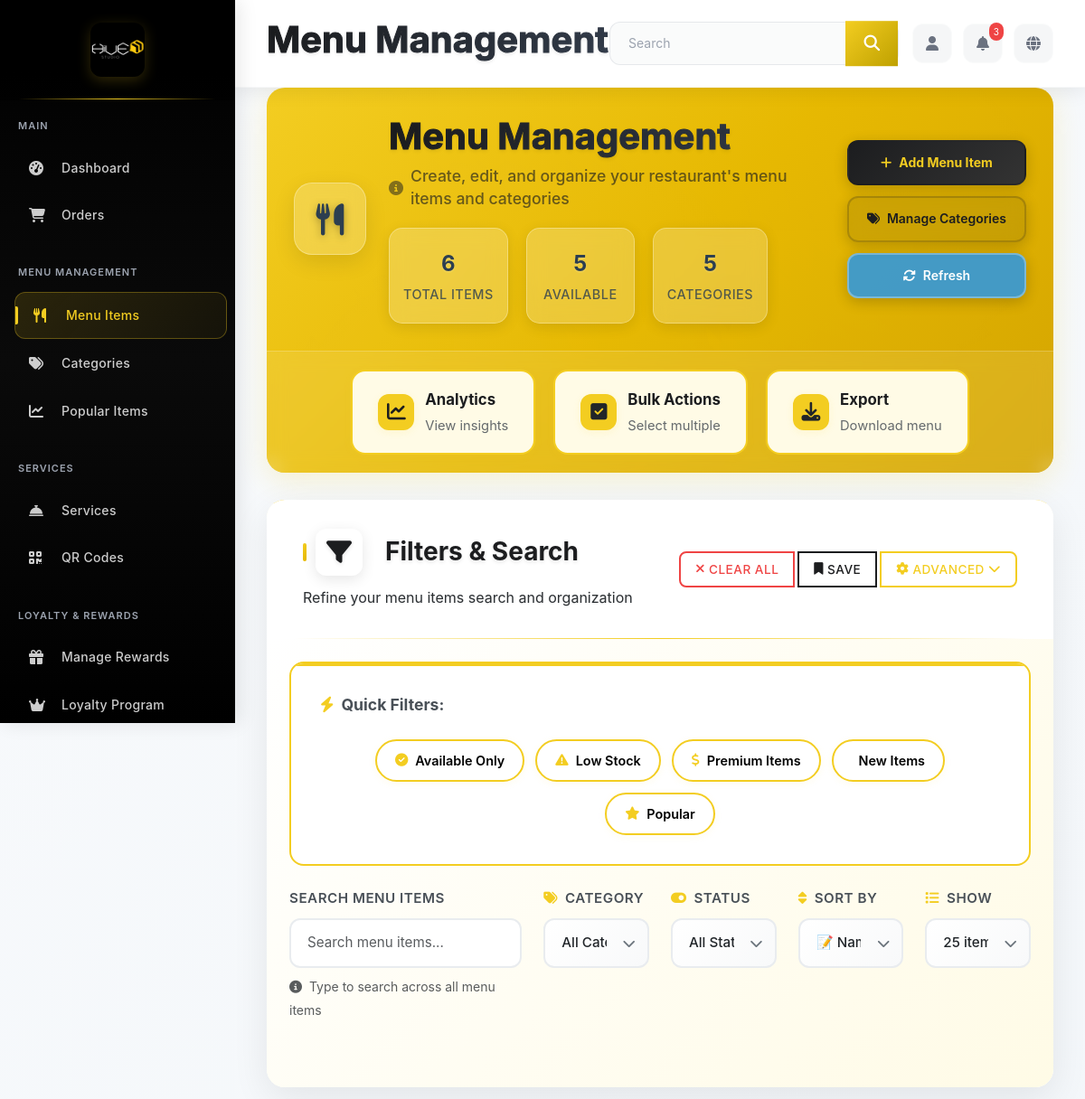
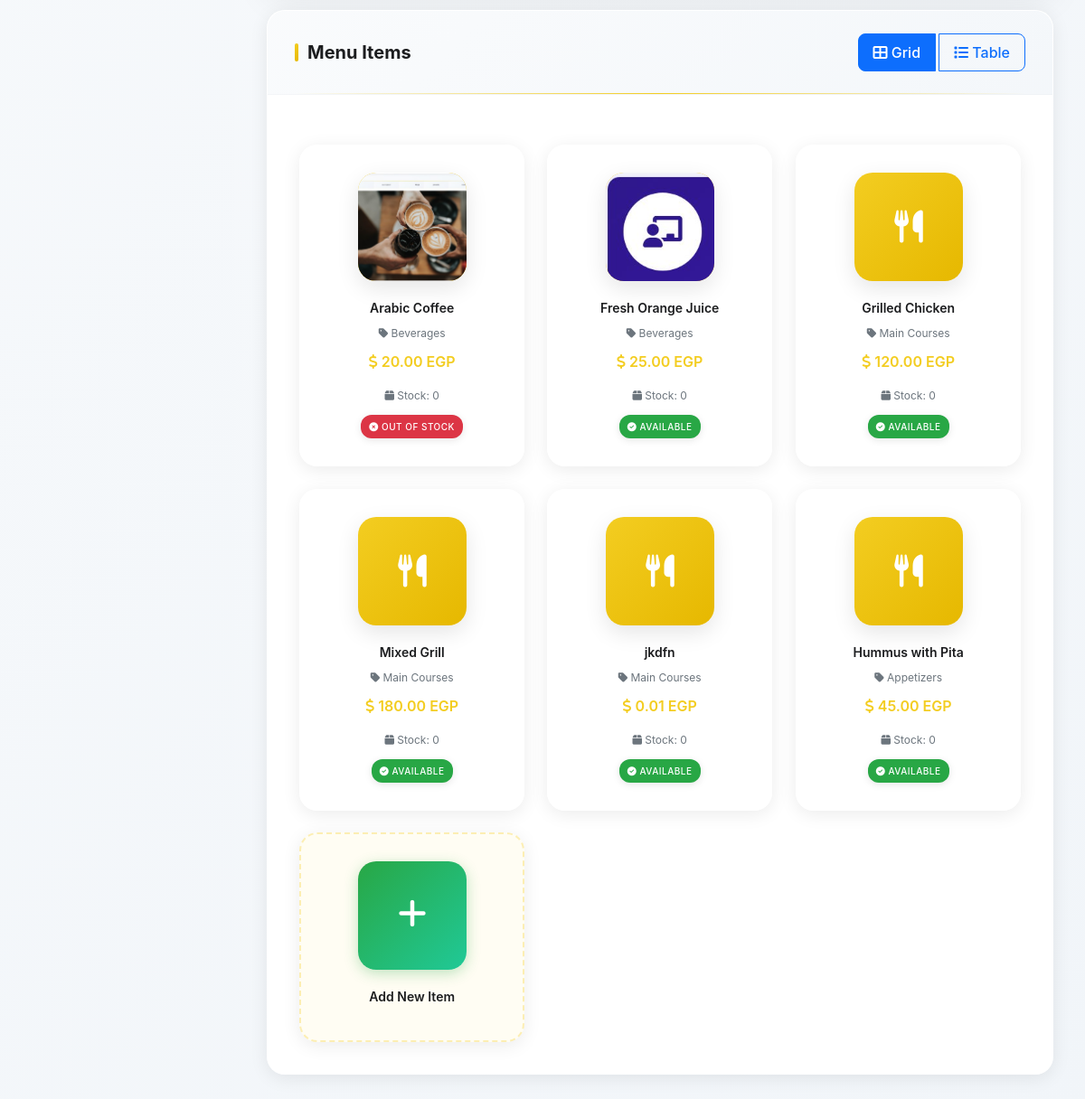
/admin/menu (signed in), run on an earlier commit of the app's database (2 pictures, top to bottom).
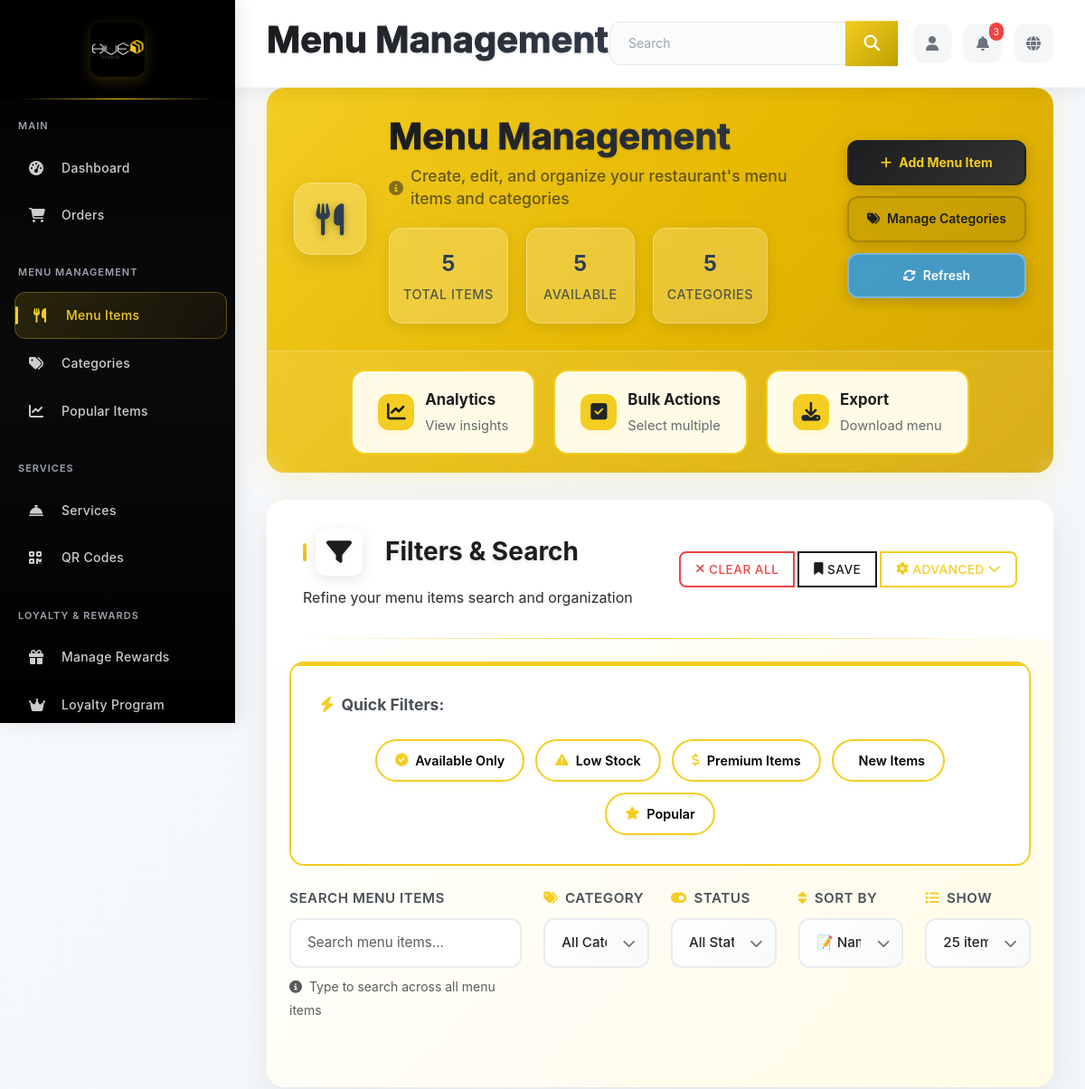
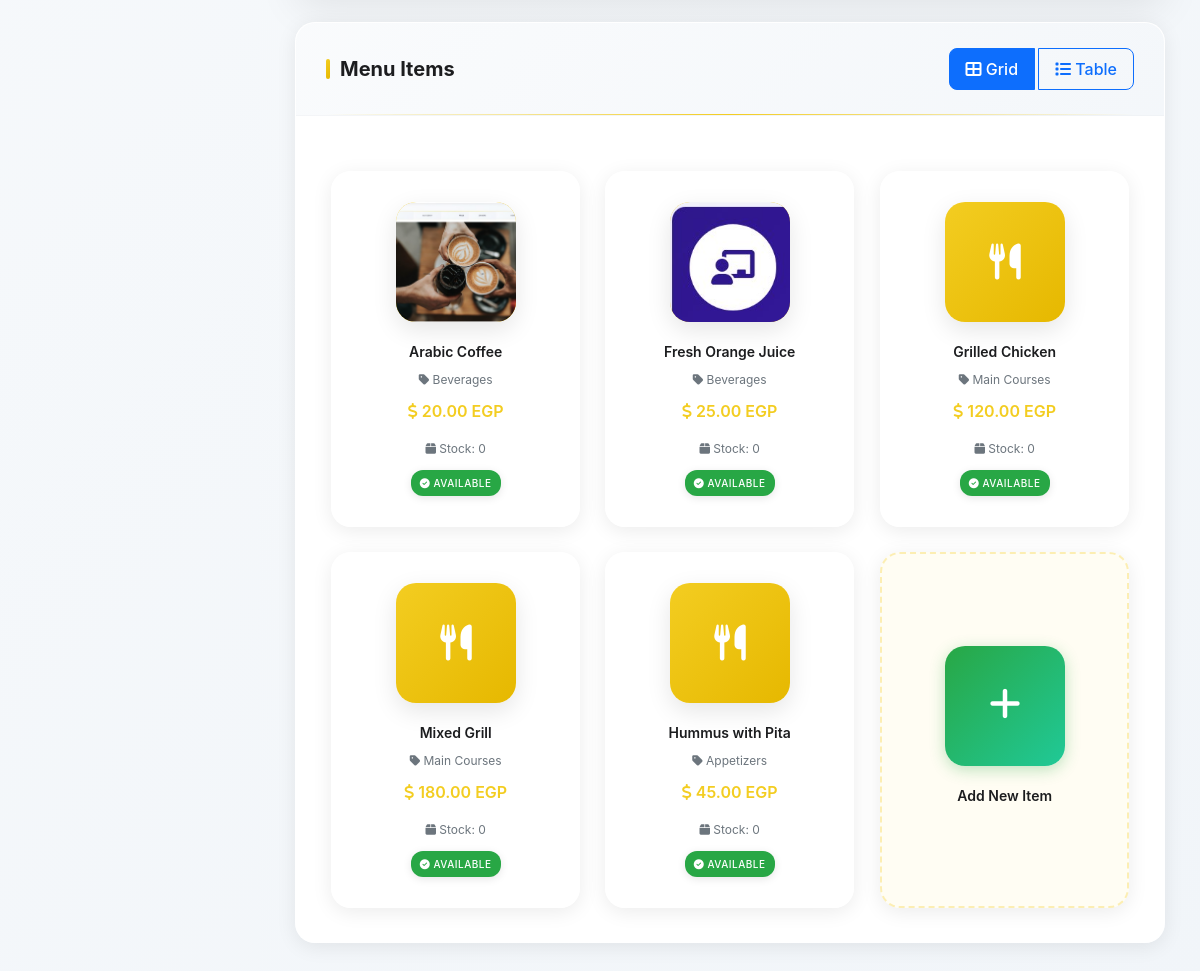
And on a later commit of the database (2 pictures, top to bottom).
### app/models.py (models this page shows, shortened)
class MenuItem(db.Model):
    __tablename__ = 'menu_items'
    item_id = db.Column(db.Integer, primary_key=True)
    name = db.Column(db.String(100), nullable=False)
    description = db.Column(db.Text, nullable=True)
    price = db.Column(Numeric(10, 2), nullable=False)  # EGP
    category_id = db.Column(db.Integer, db.ForeignKey('categories.category_id'), nullable=False)
    image_url = db.Column(db.String(255), nullable=True)
    stock = db.Column(db.Integer, nullable=False, default=0)
    status = db.Column(db.Enum('available', 'out_of_stock', 'discontinued', name='item_status'),
                      nullable=False, default='available')
    ingredients = db.Column(db.Text, nullable=True)
    calories = db.Column(db.Integer, nullable=True)
    preparation_time = db.Column(db.Integer, nullable=True)  # in minutes
    allergens = db.Column(db.String(255), nullable=True)
    serving_size = db.Column(db.String(50), nullable=True)
    dietary_info = db.Column(db.String(255), nullable=True)  # vegetarian, vegan, gluten-free, etc.
    created_at = db.Column(db.DateTime, default=datetime.utcnow)
    updated_at = db.Column(db.DateTime, default=datetime.utcnow, onupdate=datetime.utcnow)
    order_items = db.relationship('OrderItem', backref='menu_item', lazy='dynamic')
    images = db.relationship('MenuItemImage', backref='menu_item', lazy='dynamic')
    feedback = db.relationship('Feedback', backref='menu_item', lazy='dynamic')
    reward_items = db.relationship('RewardItem', backref='menu_item', lazy='dynamic')

class Category(db.Model):
    __tablename__ = 'categories'
    category_id = db.Column(db.Integer, primary_key=True)
    name = db.Column(db.String(100), nullable=False)
    description = db.Column(db.Text, nullable=True)
    display_order = db.Column(db.Integer, nullable=False, default=0)
    is_active = db.Column(db.Boolean, default=True)
    created_at = db.Column(db.DateTime, default=datetime.utcnow)
    menu_items = db.relationship('MenuItem', backref='category', lazy='dynamic')

### app/modules/admin/routes.py (the view)
@bp.route('/menu')
@login_required
def menu_management():
    if not current_user.is_admin():
        return redirect(url_for('main.index'))
    from sqlalchemy.orm import joinedload
    categories = Category.query.filter_by(is_active=True).order_by(Category.display_order).all()
    menu_items = MenuItem.query.options(joinedload(MenuItem.category)).join(Category).order_by(
        Category.display_order, MenuItem.name
    ).all()
    return render_template('menu_management.html', categories=categories, menu_items=menu_items)

### app/modules/admin/templates/menu_management.html (shortened to what this page needs)
{% extends "base.html" %}
{% block page_title %}Menu Management{% endblock %}
{% block content %}
<div class="page-header">
    <div class="header-background">
        <div class="header-pattern"></div>
        <div class="header-gradient"></div>
    </div>
    <div class="header-content">
        <div class="header-icon-container">
            <div class="header-icon">
                <i class="fas fa-utensils"></i>
            </div>
        </div>
        <div class="header-text">
            <h1 class="page-title">Menu Management</h1>
            <p class="page-description">
                <i class="fas fa-info-circle"></i>
                Create, edit, and organize your restaurant's menu items and categories
            </p>
            <div class="header-stats">
                <div class="stat-item">
                    <span class="stat-number">{{ menu_items|length if menu_items else 0 }}</span>
                    <span class="stat-label">Total Items</span>
                </div>
                <div class="stat-item">
                    <span class="stat-number">{{ menu_items|selectattr('status', 'equalto', 'available')|list|length if menu_items else 0 }}</span>
                    <span class="stat-label">Available</span>
                </div>
                <div class="stat-item">
                    <span class="stat-number">{{ categories|length if categories else 0 }}</span>
                    <span class="stat-label">Categories</span>
                </div>
            </div>
        </div>
        <div class="header-actions">
            <a href="{{ url_for('admin.add_menu_item') }}" class="header-btn header-btn-primary">
                <i class="fas fa-plus"></i>
                <span>Add Menu Item</span>
            </a>
            <a href="{{ url_for('admin.category_management') }}" class="header-btn header-btn-secondary">
                <i class="fas fa-tags"></i>
                <span>Manage Categories</span>
            </a>
            <button type="button" class="header-btn header-btn-refresh" onclick="refreshPage()">
                <i class="fas fa-sync-alt"></i>
                <span>Refresh</span>
            </button>
        </div>
    </div>
    <div class="header-quick-actions">
        <a href="{{ url_for('admin.popular_items_analytics') }}" class="quick-action-btn analytics-btn">
            <div class="quick-action-icon">
                <i class="fas fa-chart-line"></i>
            </div>
            <div class="quick-action-text">
                <span class="action-title">Analytics</span>
                <span class="action-subtitle">View insights</span>
            </div>
        </a>
        <button type="button" class="quick-action-btn bulk-action-btn" onclick="toggleBulkActions()">
            <div class="quick-action-icon">
                <i class="fas fa-check-square"></i>
            </div>
            <div class="quick-action-text">
                <span class="action-title">Bulk Actions</span>
                <span class="action-subtitle">Select multiple</span>
            </div>
        </button>
        <button type="button" class="quick-action-btn export-btn" onclick="exportMenu()">
            <div class="quick-action-icon">
                <i class="fas fa-download"></i>
            </div>
            <div class="quick-action-text">
                <span class="action-title">Export</span>
                <span class="action-subtitle">Download menu</span>
            </div>
        </button>
    </div>
</div>
<div class="admin-card mb-4 filters-search-card">
    <div class="card-header enhanced-filter-header">
        <div class="d-flex justify-content-between align-items-center">
            <div class="filter-header-left">
                <h3 class="card-title filter-main-title">
                    <div class="filter-icon-wrapper">
                        <i class="fas fa-filter"></i>
                    </div>
                    <span>Filters & Search</span>
                </h3>
                <p class="filter-subtitle">Refine your menu items search and organization</p>
            </div>
            <div class="filter-actions enhanced-actions">
                <div class="btn-group" role="group">
                    <button type="button" class="btn btn-outline-danger btn-sm filter-action-btn" id="clearAllFilters">
                        <i class="fas fa-times me-1"></i>Clear All
                    </button>
                    <button type="button" class="btn btn-outline-info btn-sm filter-action-btn" id="saveFilters">
                        <i class="fas fa-bookmark me-1"></i>Save
                    </button>
                    <button type="button" class="btn btn-outline-primary btn-sm filter-action-btn" id="toggleAdvancedFilters">
                        <i class="fas fa-cog me-1"></i>Advanced
                        <i class="fas fa-chevron-down ms-1 advanced-toggle-icon"></i>
                    </button>
                </div>
            </div>
        </div>
    </div>
    <div class="card-body enhanced-filter-body">
        <div class="quick-filters-section mb-4">
            <div class="quick-filters-label">
                <i class="fas fa-zap me-2"></i>
                <span>Quick Filters:</span>
            </div>
            <div class="quick-filters-container">
                <button type="button" class="quick-filter-pill" data-filter="available">
                    <i class="fas fa-check-circle"></i>
                    Available Only
                </button>
                <button type="button" class="quick-filter-pill" data-filter="low_stock">
                    <i class="fas fa-exclamation-triangle"></i>
                    Low Stock
                </button>
                <button type="button" class="quick-filter-pill" data-filter="high_price">
                    <i class="fas fa-dollar-sign"></i>
                    Premium Items
                </button>
                <button type="button" class="quick-filter-pill" data-filter="new_items">
                    New Items
                </button>
                <button type="button" class="quick-filter-pill" data-filter="popular">
                    <i class="fas fa-star"></i>
                    Popular
                </button>
            </div>
        </div>
        <div class="filters-container">
            <div class="row g-4 justify-content-center">
                <div class="col-lg-4 col-md-6">
                    <div class="filter-group enhanced-search-group">
                        <label for="menuSearch" class="filter-label">
                            Search Menu Items
                        </label>
                        <div class="enhanced-search-wrapper">
                            <input type="text"
                                   class="form-control enhanced-search-input"
                                   id="menuSearch"
                                   placeholder="Search menu items..."
                                   aria-label="Search menu items">
                        </div>
                        <div class="filter-help-text">
                            <small id="searchResults" class="text-muted">
                                <i class="fas fa-info-circle me-1"></i>
                                <span id="searchResultsText">Type to search across all menu items</span>
                            </small>
                        </div>
                    </div>
                </div>
                <div class="col-lg-2 col-md-3 col-sm-6">
                    <div class="filter-group">
                        <label for="categoryFilter" class="filter-label">
                            <i class="fas fa-tags me-2"></i>Category
                        </label>
                        <div class="enhanced-select-wrapper">
                            <select class="form-select enhanced-select" id="categoryFilter">
                                <option value="">All Categories</option>
                            </select>
                            <div class="select-icon">
                                <i class="fas fa-chevron-down"></i>
                            </div>
                        </div>
                    </div>
                </div>
                <div class="col-lg-2 col-md-3 col-sm-6">
                    <div class="filter-group">
                        <label for="statusFilter" class="filter-label">
                            <i class="fas fa-toggle-on me-2"></i>Status
                        </label>
                        <div class="enhanced-select-wrapper">
                            <select class="form-select enhanced-select" id="statusFilter">
                                <option value="">All Status</option>
                            </select>
                            <div class="select-icon">
                                <i class="fas fa-chevron-down"></i>
                            </div>
                        </div>
                    </div>
                </div>
                <div class="col-lg-2 col-md-3 col-sm-6">
                    <div class="filter-group">
                        <label for="sortBy" class="filter-label">
                            <i class="fas fa-sort me-2"></i>Sort By
                        </label>
                        <div class="enhanced-select-wrapper">
                            <select class="form-select enhanced-select" id="sortBy">
                                <option value="name_asc">📝 Name (A-Z)</option>
                            </select>
                            <div class="select-icon">
                                <i class="fas fa-chevron-down"></i>
                            </div>
                        </div>
                    </div>
                </div>
                <div class="col-lg-2 col-md-3 col-sm-6">
                    <div class="filter-group">
                        <label for="itemsPerPage" class="filter-label">
                            <i class="fas fa-list me-2"></i>Show
                        </label>
                        <div class="enhanced-select-wrapper">
                            <select class="form-select enhanced-select" id="itemsPerPage">
                                <option value="25" selected>25 items</option>
                            </select>
                            <div class="select-icon">
                                <i class="fas fa-chevron-down"></i>
                            </div>
                        </div>
                    </div>
                </div>
            </div>
        </div>
    </div>
</div>
<div class="admin-card mb-4">
    <div class="card-header d-flex justify-content-between align-items-center">
        <h3 class="card-title mb-0">Menu Items</h3>
        <div class="view-toggle btn-group">
            <button type="button" class="btn btn-outline-primary active" id="gridViewBtn">
                <i class="fas fa-th-large"></i> Grid
            </button>
            <button type="button" class="btn btn-outline-primary" id="tableViewBtn">
                <i class="fas fa-list"></i> Table
            </button>
        </div>
    </div>
    <div id="gridView" class="card-body">
        <div class="menu-items-grid">
            {% for item in menu_items %}
            <div class="menu-item-card"
                 data-name="{{ item.name }}"
                 data-category="{{ item.category.name }}"
                 data-status="{{ item.status }}"
                 data-price="{{ item.price }}"
                 data-stock="{{ item.stock }}"
                 data-popularity="{{ item.popularity|default(0) }}"
                 data-is-new="{{ 'true' if item.is_new else 'false' }}">
                <div class="menu-item-image-container">
                    {% if item.image_url %}
                        <img src="{{ url_for('static', filename='uploads/menu_images/' + item.image_url) }}"
                             alt="{{ item.name }}"
                             class="menu-item-image">
                    {% else %}
                        <i class="fas fa-utensils"></i>
                    {% endif %}
                </div>
                <h3 class="menu-item-name">{{ item.name }}</h3>
                <div class="menu-item-category">
                    <i class="fas fa-tag"></i> {{ item.category.name }}
                </div>
                <div class="menu-item-price">
                    <i class="fas fa-dollar-sign"></i> {{ "%.2f"|format(item.price) }} EGP
                </div>
                <div class="menu-item-stock">
                    <i class="fas fa-box"></i> Stock: {{ item.stock }}
                </div>
                <div class="menu-item-status">
                    <span class="status-badge status-{{ item.status }}">
                        {% if item.status == 'available' %}
                            <i class="fas fa-check-circle"></i> Available
                        {% elif item.status == 'out_of_stock' %}
                            <i class="fas fa-times-circle"></i> Out of Stock
                        {% else %}
                            <i class="fas fa-ban"></i> Discontinued
                        {% endif %}
                    </span>
                </div>
            </div>
            {% endfor %}
            <a href="{{ url_for('admin.add_menu_item') }}" class="menu-item-card add-menu-item-card">
                <div class="menu-item-image-container">
                    <div class="add-icon">
                        <i class="fas fa-plus"></i>
                    </div>
                </div>
                <h3 class="menu-item-name">Add New Item</h3>
            </a>
        </div>
    </div>
</div>
{% endblock %}

What changed in the data, as far as the page shows it:
removed MenuItem: name "jkdfn", category.name "Main Courses", price "0.01", stock "0", status "available" (drawn)
changed MenuItem "Arabic Coffee": status "OUT OF STOCK" → "AVAILABLE"
Also different on the page:
{{ menu_items|length if menu_items else 0 }}: "6" → "5"
